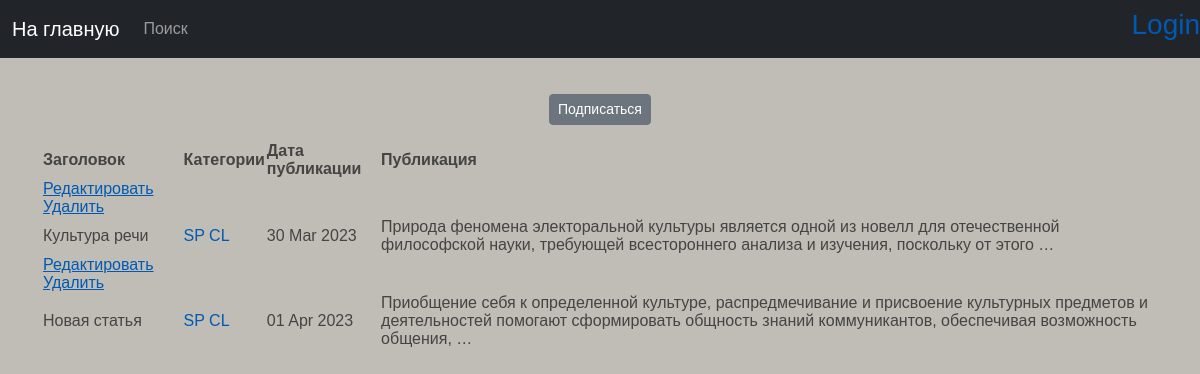
Screenshot of /news/categories/1 with the database file from the repository.
### news/models.py (models this page shows, shortened)
class Post(models.Model):
    author = models.ForeignKey(Author, on_delete=models.CASCADE)
    view = models.CharField(max_length=2, choices=OPTIONS_POST)
    time_in = models.DateTimeField(auto_now_add=True)
    category = models.ManyToManyField(Category, through='PostCategory')
    title = models.CharField(max_length=150)
    text = models.TextField()
    rating_post = models.IntegerField(default=0)

class Category(models.Model):
    themes = models.CharField(max_length=2, choices=OPTIONS_CATEGORY, unique=True)
    subscribers = models.ManyToManyField(User, blank=True, related_name='categories')
    def __str__(self):
        return self.themes

### news/views.py (the view)
# urls.py: path('categories/<int:pk>', CategoryListView.as_view(), name='category_list'),
class CategoryListView(PostsList):
    model = Post
    template_name = 'category_list.html'
    context_object_name = 'category_news_list'
    def get_queryset(self):
        self.category = get_object_or_404(Category, id=self.kwargs['pk'])
        queryset = Post.objects.filter(category=self.category).order_by('time_in')
        return queryset
    def get_context_data(self, **kwargs):
        context = super().get_context_data(**kwargs)
        context['is_not_subscriber'] = self.request.user not in self.category.subscribers.all()
        context['category'] = self.category
        return context

### news/templatetags/custom_filters.py (called while the page is built)
@register.filter()
def censor(word):
    if isinstance(word, str):
        for i in word.split():
            if i.capitalize() in cens_words:
                word = word.replace(i, i[0] + '*' * len(i))
    else:
        raise ValueError('custom_filters -> censor -> A string is expected, but a different data type has been entered')
    return word

### news/views.py (called while the page is built)
    def get_context_data(self, **kwargs):
        context = super().get_context_data(**kwargs)
        return context

### templates/category_list.html (shortened to what this page needs)
{% extends 'flatpages/default.html' %}
{% load custom_filters %}
{% block content %}
    {% if is_not_subscriber %}
        <p class="text-center"><a href="{% url 'subscribe' category.id %}" class="btn btn-secondary btn-sm">Подписаться</a></p>
    {% endif %}
    {% if category_news_list %}
        <table>
            <tr>
                <td><b>Заголовок</b></td>
                <td><b>Категории</b></td>
                <td><b>Дата публикации</b></td>
                <td><b>Публикация</b></td>
            </tr>
            {% for post in category_news_list %}
                    <td>
                        <a href="{% url 'news_edit' post.id %}"><u>Редактировать</u></a>
                        <a href="{% url 'news_delete' post.id %}"><u> Удалить </u></a>
        </td>
            <tr>
                <td>{{ post.title|censor }}</td>
                <td>
                    {% for category in post.category.all %}
                    <a href="{% url 'category_list' category.id %}">{{category}}</a>
                    {% endfor %}
                </td>
                <td>{{ post.time_in|date:'d M Y' }}</td>
                <td>{{ post.text|truncatewords:20|censor }}</td>
            </tr>
            {% endfor %}
        </table>
    {% else %}
        <h4>Новостей нет!</h4>
    {% endif %}
{% endblock%}

### rows the page displays
Post: title|censor "Культура речи", time_in "30 Mar 2023", text|censor "Природа феномена электоральной культуры является одной из новелл для отечественной философской науки, требующей всестороннего анализа и изучения, поскольку от этого …"
Category: themes "SP"
Category: themes "CL"
Post: title|censor "Новая статья", time_in "01 Apr 2023", text|censor "Приобщение себя к определенной культуре, распредмечивание и присвоение культурных предметов и деятельностей помогают сформировать общность знаний коммуникантов, обеспечивая возможность общения, …"
